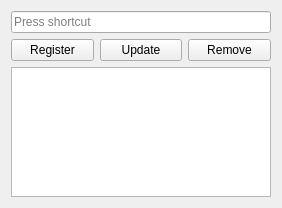
<?xml version="1.0" encoding="UTF-8"?>
<ui version="4.0">
 <class>HotkeyEditor</class>
 <widget class="QWidget" name="HotkeyEditor">
  <property name="geometry">
   <rect>
    <x>0</x>
    <y>0</y>
    <width>282</width>
    <height>208</height>
   </rect>
  </property>
  <property name="windowTitle">
   <string>Form</string>
  </property>
  <layout class="QVBoxLayout" name="verticalLayout">
   <item>
    <widget class="QKeySequenceEdit" name="hotkeyEdit"/>
   </item>
   <item>
    <layout class="QHBoxLayout" name="horizontalLayout">
     <item>
      <widget class="QPushButton" name="btnRegister">
       <property name="text">
        <string>Register</string>
       </property>
      </widget>
     </item>
     <item>
      <widget class="QPushButton" name="btnUpdate">
       <property name="text">
        <string>Update</string>
       </property>
      </widget>
     </item>
     <item>
      <widget class="QPushButton" name="btnRemove">
       <property name="text">
        <string>Remove</string>
       </property>
      </widget>
     </item>
    </layout>
   </item>
   <item>
    <widget class="QTableWidget" name="hotkeyTable">
     <property name="selectionMode">
      <enum>QAbstractItemView::SingleSelection</enum>
     </property>
     <property name="selectionBehavior">
      <enum>QAbstractItemView::SelectRows</enum>
     </property>
    </widget>
   </item>
  </layout>
 </widget>
 <resources/>
 <connections/>
</ui>
